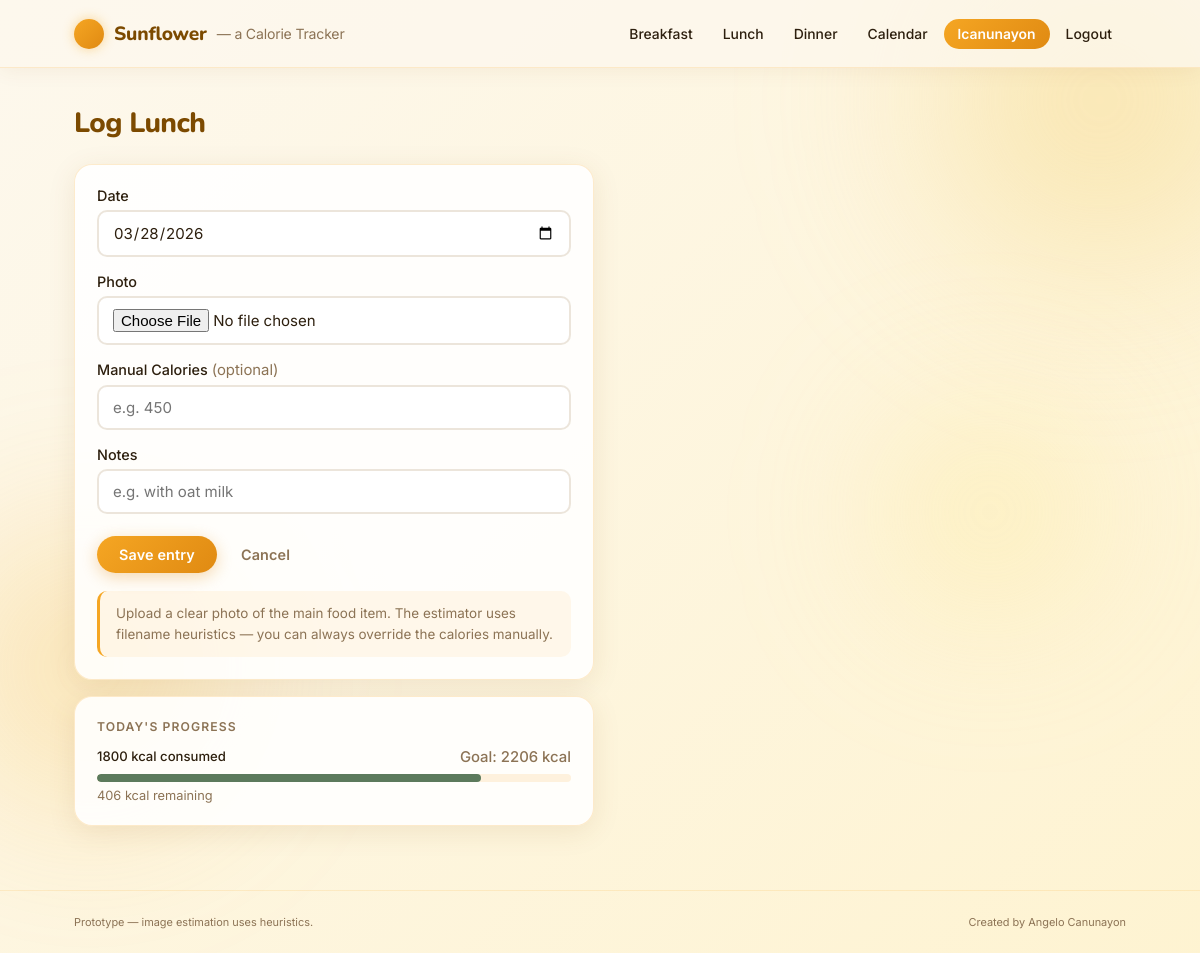
The app's page /upload/lunch (signed in) with its own data.
### models.py (models this page shows, shortened)
class User(UserMixin, db.Model):
    id = db.Column(db.Integer, primary_key=True)
    username = db.Column(db.String(80), unique=True, nullable=False)
    password_hash = db.Column(db.String(200), nullable=False)
    created_at = db.Column(db.DateTime, server_default=db.func.now())
    entries = db.relationship('Entry', backref='user', lazy=True)
    avatar_filename = db.Column(db.String(200))
    weight_kg      = db.Column(db.Float)
    height_cm      = db.Column(db.Float)
    age            = db.Column(db.Integer)
    sex            = db.Column(db.String(10))
    activity_level = db.Column(db.String(20))
    goal_type      = db.Column(db.String(20))   # 'lose' | 'maintain' | 'gain'
    calorie_goal   = db.Column(db.Integer)

### app.py (the view, shortened to what this page needs)
@app.route('/upload/<meal>', methods=['GET', 'POST'])
@login_required
def upload(meal):
    meal = meal.lower()
    if meal not in ('breakfast', 'lunch', 'dinner'):
        flash('Meal must be breakfast, lunch or dinner')
        return redirect(url_for('index'))
    date_str = request.args.get('date') or datetime.date.today().isoformat()
    day_entries = Entry.query.filter(
        Entry.date == date_str, Entry.user_id == current_user.id
    ).all()
    day_total = sum(e.calories or 0 for e in day_entries)
    return render_template('upload.html', meal=meal, date=date_str, today_total=day_total)

### app.py (called while the page is built)
@login_manager.user_loader
def load_user(user_id):
    from models import User
    try:
        return User.query.get(int(user_id))
    except Exception:
        return None

### templates/upload.html
{% extends 'base.html' %}
{% block content %}
  <h2 class="page-heading">Log {{ meal.title() }}</h2>
  <div class="card form-card">
    <form method="post" enctype="multipart/form-data">
      <label>Date
        <input type="date" name="date" value="{{ date }}">
      </label>
      <label>Photo
        <input type="file" name="photo" accept="image/*">
      </label>
      <label>Manual Calories <span class="muted" style="font-weight:400;">(optional)</span>
        <input type="number" name="manual_cal" placeholder="e.g. 450">
      </label>
      <label>Notes
        <input type="text" name="notes" placeholder="e.g. with oat milk">
      </label>
      <div class="form-actions">
        <button class="btn btn-primary" type="submit">Save entry</button>
        <a class="btn btn-ghost" href="/">Cancel</a>
      </div>
    </form>
    <div class="form-tip">
      Upload a clear photo of the main food item. The estimator uses filename heuristics — you can always override the calories manually.
    </div>
  </div>
  {% if current_user.calorie_goal %}
  <div class="card form-card" style="margin-top:16px;">
    <div class="day-title">Today's progress</div>
    {% set pct = [((today_total / current_user.calorie_goal) * 100)|int, 100]|min %}
    <div class="goal-progress-labels">
      <span>{{ today_total }} kcal consumed</span>
      <span class="muted">Goal: {{ current_user.calorie_goal }} kcal</span>
    </div>
    <div class="goal-bar-wrap" style="margin-top:8px;">
      <div class="goal-bar-fill" style="width:{{ pct }}%; background:{{ goal_bar_color(today_total, current_user.calorie_goal) }}"></div>
    </div>
    <div class="muted" style="font-size:0.8rem;margin-top:6px;">
      {% if today_total > current_user.calorie_goal %}{{ today_total - current_user.calorie_goal }} kcal over goal{% else %}{{ current_user.calorie_goal - today_total }} kcal remaining{% endif %}
    </div>
  </div>
  {% endif %}
{% endblock %}

### templates/base.html (shortened to what this page needs)
<!doctype html>
<html lang="en">
  <head>
    <link rel="stylesheet" href="/static/style.css">
  </head>
  <body>
    <div class="bg-canvas"></div>
    <div class="bg-orb bg-orb-1"></div>
    <div class="bg-orb bg-orb-3"></div>
    <div id="site-root" class="page-enter">
      <header class="site-header">
        <div class="container header-inner">
          <h1 class="brand">
            <a href="/">
              <span class="brand-sun"></span>
              Sunflower
              <span class="brand-text-sub">— a Calorie Tracker</span>
            </a>
          </h1>
          <nav class="main-nav">
            <a class="nav-link" href="/upload/breakfast">Breakfast</a>
            <a class="nav-link" href="/upload/lunch">Lunch</a>
            <a class="nav-link" href="/upload/dinner">Dinner</a>
            <a class="nav-link" href="/calendar">Calendar</a>
            {% if current_user.is_authenticated %}
              <a class="nav-link nav-user" href="/profile">{{ current_user.username }}</a>
              <a class="nav-link" href="/logout">Logout</a>
            {% else %}
              <a class="nav-link" href="/login">Login</a>
              <a class="nav-link" href="/register">Register</a>
            {% endif %}
          </nav>
        </div>
      </header>
      <main class="container">
        <div id="page-content">
          {% block content %}{% endblock %}
        </div>
      </main>
      <footer class="site-footer">
        <div class="container footer-inner">
          <small>Prototype — image estimation uses heuristics.</small>
          <small>Created by Angelo Canunayon</small>
        </div>
      </footer>
    </div>
  </body>
</html>

### records on screen
User: username "lcanunayon", calorie_goal "2206", current_user.calorie_goal-today_total "406"

### other values on screen
{{ meal.title() }} "Lunch"
{{ today_total }} "1800"
